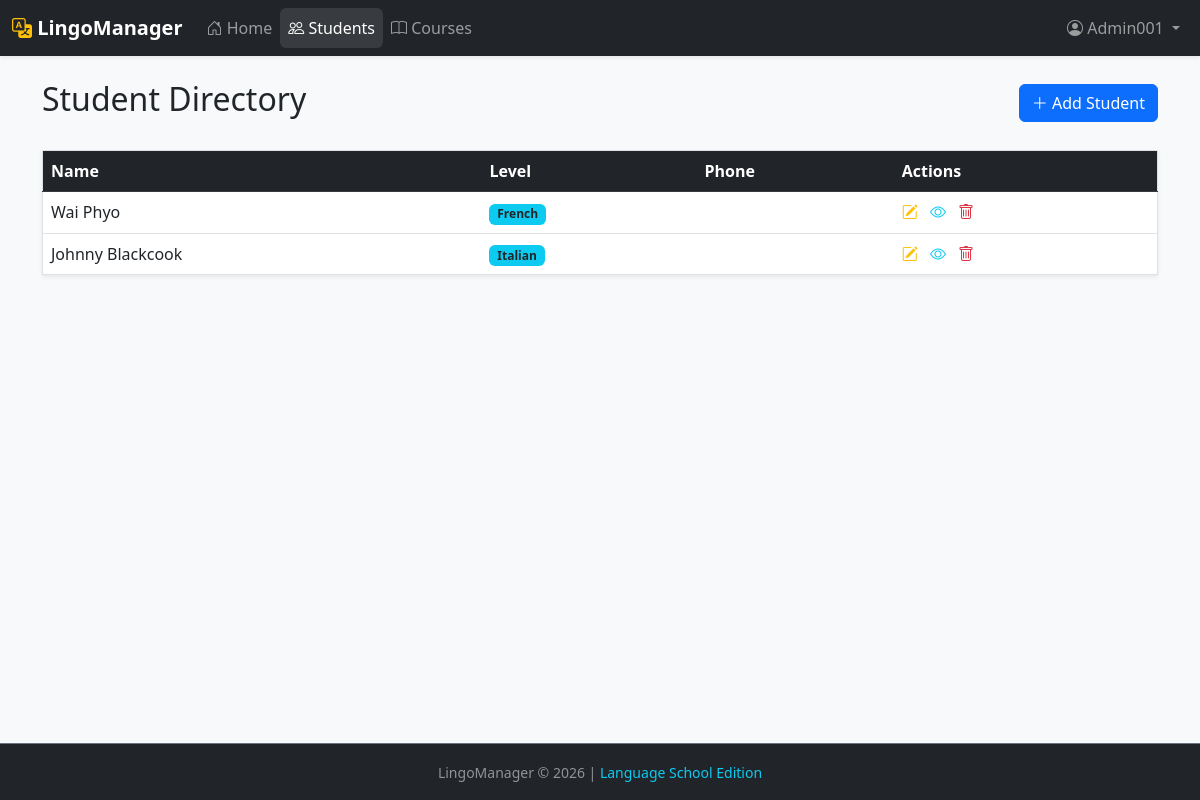
/studentlist/ (signed in), run on the app's committed database.
### Core/models.py (models this page shows)
class Student(models.Model):
    Classes = [
        ('English', 'English'),
        ('French', 'French'),
        ('German', 'German'),
        ('Spanish', 'Spanish'),
        ('Italian', 'Italian'),
    ]
    id = models.AutoField(primary_key=True)
    user = models.OneToOneField(User, on_delete=models.CASCADE)
    fname = models.CharField(max_length=100)
    lname = models.CharField(max_length=100)
    email = models.EmailField(unique=True)
    phonenum = models.CharField(max_length=15, blank=True, null=True)
    age = models.IntegerField()
    class_type = models.CharField(max_length=30, choices=Classes, default='English')
    enrolled_date = models.DateField(auto_now_add=True)
    is_active = models.BooleanField(default=True)
    notes = models.TextField(max_length=200, blank=True, null=True)
    def full_name(self):
        return f"{self.fname} {self.lname}"
    def __str__(self):
        return self.full_name()

### Core/views.py (the view)
# urls.py: path('studentlist/', views.StudentList, name='studentlist'),
@user_passes_test(user_is_staff)
def StudentList(request):
    students = Student.objects.all()
    return render(request, 'studentlist.html', {'students': students})

### Core/views.py (called while the page is built)
def user_is_staff(user):
    return user.is_staff

### Core/templates/studentlist.html
{% extends "base.html" %}
{% block content %}
<div class="d-flex justify-content-between align-items-center mb-4">
    <h2>Student Directory</h2>
    {% if user.is_superuser %}
    <a href="{% url 'register' %}" class="btn btn-primary"><i class="bi bi-plus-lg"></i> Add Student</a>
    {% endif %}
</div>
<table class="table table-hover shadow-sm border">
    <thead class="table-dark">
        <tr>
            <th>Name</th>
            <th>Level</th>
            <th>Phone</th>
            <th>Actions</th>
        </tr>
    </thead>
    <tbody>
        {% for student in students %}
        <tr>
            <td>{{ student }}</td>
            <td><span class="badge bg-info text-dark">{{ student.class_type }}</span></td>
            <td>{{ student.phone_number }}</td>
            <td>
                <a href="{% url 'student_edit' student.id %}" class="text-warning me-2"><i class="bi bi-pencil-square"></i></a>
                <a href="{% url 'student_details' student.id %}" class="text-info me-2"><i class="bi bi-eye"></i></a>
                <a href="{% url 'student_confirm_delete' student.id %}" class="text-danger"><i class="bi bi-trash"></i></a>
            </td>
        </tr>
        {% endfor %}
    </tbody>
</table>
{% endblock %}

### Core/templates/base.html (shortened to what this page needs)
{% load static %}
<!DOCTYPE html>
<html lang="en">
<head>
    <link href="https://cdn.jsdelivr.net/npm/bootstrap@5.3.0/dist/css/bootstrap.min.css" rel="stylesheet">
    <link rel="stylesheet" href="https://cdn.jsdelivr.net/npm/bootstrap-icons@1.10.5/font/bootstrap-icons.css">
    <link rel="stylesheet" href="{% static 'Core/css/styles.css' %}">
</head>
<body class="d-flex flex-column min-vh-100 bg-light">
    <nav class="navbar navbar-expand-lg navbar-dark bg-dark shadow-sm">
        <div class="container-fluid">
            <a class="navbar-brand fw-bold" href="{% url 'home' %}">
                <i class="bi bi-translate text-warning"></i> LingoManager
            </a>
            <div class="collapse navbar-collapse" id="navbarNav">
                <ul class="navbar-nav me-auto">
                    <li class="nav-item">
                        <a class="nav-link {% if request.resolver_match.url_name == 'home' %}active{% endif %}" href="{% url 'home' %}">
                            <i class="bi bi-house-door"></i> Home
                        </a>
                    </li>
                    {% if user.is_authenticated %}
                        {% if user.is_staff %}
                        <li class="nav-item">
                            <a class="nav-link {% if 'student' in request.path %}active{% endif %}" href="{% url 'studentlist' %}">
                                <i class="bi bi-people"></i> Students
                            </a>
                        </li>
                        {% endif %}
                        <li class="nav-item">
                            <a class="nav-link" href="{% url 'course_list' %}">
                                <i class="bi bi-book"></i> Courses
                            </a>
                        </li>
                    {% endif %}
                </ul>
                <ul class="navbar-nav">
                    {% if user.is_authenticated %}
                    <li class="nav-item dropdown">
                        <a class="nav-link dropdown-toggle" href="#" role="button" data-bs-toggle="dropdown">
                            <i class="bi bi-person-circle"></i> {{ user.username|title }}
                        </a>
                    </li>
                    {% else %}
                    <li class="nav-item">
                        <a class="btn btn-outline-light btn-sm px-3" href="{% url 'login' %}">Login</a>
                    </li>
                    {% endif %}
                </ul>
            </div>
        </div>
    </nav>
    <main class="flex-grow-1">
        <div class="container py-4">
            {% block content %}{% endblock %}
        </div>
    </main>
    <footer class="bg-dark text-white-50 mt-auto py-3 border-top border-secondary">
        <div class="container text-center">
            <small>LingoManager &copy; {% now "Y" %} | <span class="text-info">Language School Edition</span></small>
        </div>
    </footer>
</body>
</html>

### Core/static/css/styles.css (style rules this page uses)
.navbar-nav .nav-link.active { color: #fff !important; background-color: rgba(255, 255, 255, 0.1); border-radius: 0.375rem; }
.btn, .nav-link, .card { transition: all 0.2s ease; }

### data on the page
Student: fname+lname "Wai Phyo", class_type "French"
Student: fname+lname "Johnny Blackcook", class_type "Italian"

### other printed values
{{ user.username|title }} "Admin001"
